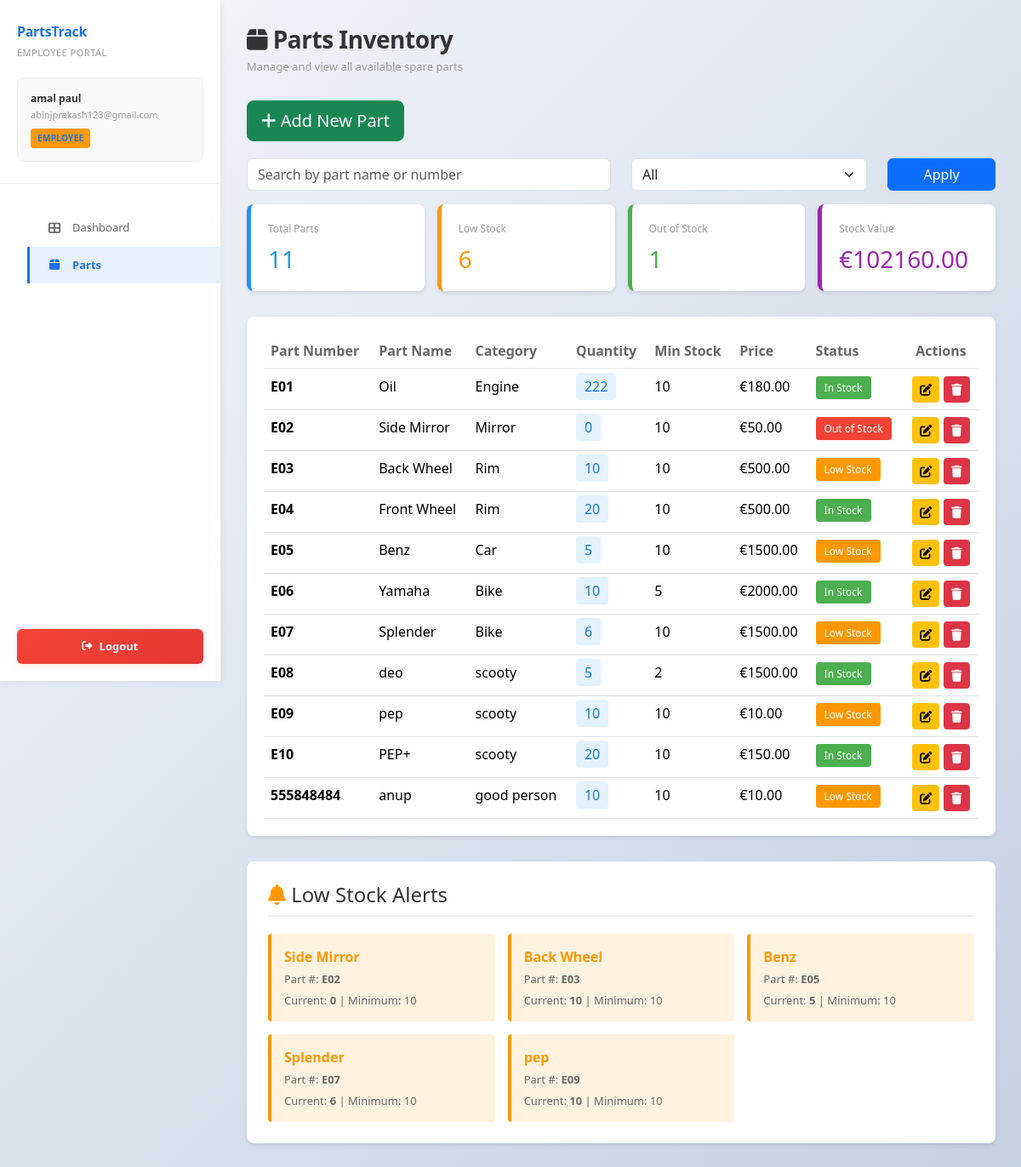
The app's page /employee-parts/ (signed in) with its own data.
### inventory/models.py (models this page shows, shortened)
class SparePart(models.Model):
    part_number = models.CharField(max_length=100, unique=True)
    part_name = models.CharField(max_length=200)
    category = models.CharField(max_length=100, blank=True)
    quantity = models.IntegerField(default=0)
    minimum_stock = models.IntegerField(default=10)
    price = models.DecimalField(max_digits=10, decimal_places=2, default=0.00)
    supplier = models.ForeignKey(
        Supplier,
        on_delete=models.SET_NULL,
        null=True,
        blank=True,
    )
    location = models.CharField(max_length=100, blank=True)
    description = models.TextField(blank=True)
    created_at = models.DateTimeField(auto_now_add=True)
    updated_at = models.DateTimeField(auto_now=True)

### inventory/views.py (the view)
@login_required(login_url="login")
@require_GET
def employee_parts_list(request):
    if request.user.is_staff or request.user.is_superuser:
        return redirect("spare_parts_list")
    parts = SparePart.objects.all()
    query = request.GET.get("q", "").strip()
    stock_filter = request.GET.get("stock_filter", "")
    if query:
        parts = parts.filter(
            models.Q(part_name__icontains=query)
            | models.Q(part_number__icontains=query),
        )
    if stock_filter == "low":
        parts = parts.filter(
            quantity__lte=models.F("minimum_stock"),
            quantity__gt=0,
        )
    elif stock_filter == "out":
        parts = parts.filter(quantity=0)
    low_stock_parts = parts.filter(quantity__lte=models.F("minimum_stock"))
    out_of_stock_parts = parts.filter(quantity=0)
    total_parts = parts.count()
    low_stock_count = low_stock_parts.count()
    out_of_stock_count = out_of_stock_parts.count()
    stock_value = sum(p.quantity * p.price for p in parts)
    context = {
        "parts": parts,
        "user_role": "employee",
        "total_parts": total_parts,
        "low_stock_count": low_stock_count,
        "out_of_stock_count": out_of_stock_count,
        "stock_value": f"{stock_value:.2f}",
        "low_stock_alerts": low_stock_parts[:5],
        "is_employee": True,
    }
    return render(request, "inventory/employee_parts_list.html", context)

### inventory/templates/inventory/employee_parts_list.html (shortened to what this page needs)
<!DOCTYPE html>
<html lang="en">
<head>
    {% load static %}
    <link rel="stylesheet" href="https://cdn.jsdelivr.net/npm/bootstrap@5.3.2/dist/css/bootstrap.min.css">
    <link rel="stylesheet" href="https://cdnjs.cloudflare.com/ajax/libs/font-awesome/6.4.0/css/all.min.css">
    <link rel="stylesheet" href="{% static 'css/dashboard.css' %}">
</head>
<body>
    <div class="main-container">
        <aside class="sidebar">
            <div class="sidebar-header">
                <div class="sidebar-brand">PartsTrack</div>
                <div class="sidebar-subtitle">Employee Portal</div>
                <div class="user-profile">
                    <div class="user-name">{{ user.first_name }} {{ user.last_name }}</div>
                    <div class="user-email">{{ user.email }}</div>
                    <span class="user-role-badge" style="background: #ff9800;">EMPLOYEE</span>
                </div>
            </div>
            <ul class="sidebar-menu">
                <li><a href="{% url 'employee_dashboard' %}"><i class="fas fa-th-large"></i> Dashboard</a></li>
                <li><a href="{% url 'employee_parts_list' %}" class="active"><i class="fas fa-box"></i> Parts</a></li>
            </ul>
            <button class="logout-btn" onclick="window.location.href='{% url 'logout' %}'">
                <i class="fas fa-sign-out-alt"></i> Logout
            </button>
        </aside>
        <main class="main-content">
            <div class="page-header">
                <h1 class="page-title"><i class="fas fa-box"></i> Parts Inventory</h1>
                <p class="page-subtitle">Manage and view all available spare parts</p>
            </div>
            <div style="margin-bottom: 20px;">
                <a href="{% url 'employee_add_part' %}" class="btn btn-success btn-lg">
                    <i class="fas fa-plus"></i> Add New Part
                </a>
            </div>
            <form method="get" class="row mb-3">
              <div class="col-md-6">
                <input type="text"
                       name="q"
                       value="{{ request.GET.q }}"
                       class="form-control"
                       placeholder="Search by part name or number">
              </div>
              <div class="col-md-4">
                <select name="stock_filter" class="form-select">
                  <option value="">All</option>
                </select>
              </div>
              <div class="col-md-2">
                <button type="submit" class="btn btn-primary w-100">Apply</button>
              </div>
            </form>
            <div class="stats-grid" style="display: grid; grid-template-columns: repeat(auto-fit, minmax(200px, 1fr)); gap: 15px; margin-bottom: 30px;">
                <div style="background: white; padding: 20px; border-radius: 8px; box-shadow: 0 2px 4px rgba(0,0,0,0.1); border-left: 5px solid #2196f3;">
                    <p style="color: #999; margin: 0; font-size: 12px;">Total Parts</p>
                    <h3 style="color: #2196f3; margin: 10px 0 0 0;">{{ total_parts }}</h3>
                </div>
                <div style="background: white; padding: 20px; border-radius: 8px; box-shadow: 0 2px 4px rgba(0,0,0,0.1); border-left: 5px solid #ff9800;">
                    <p style="color: #999; margin: 0; font-size: 12px;">Low Stock</p>
                    <h3 style="color: #ff9800; margin: 10px 0 0 0;">{{ low_stock_count }}</h3>
                </div>
                <div style="background: white; padding: 20px; border-radius: 8px; box-shadow: 0 2px 4px rgba(0,0,0,0.1); border-left: 5px solid #4caf50;">
                    <p style="color: #999; margin: 0; font-size: 12px;">Out of Stock</p>
                    <h3 style="color: #4caf50; margin: 10px 0 0 0;">{{ out_of_stock_count }}</h3>
                </div>
                <div style="background: white; padding: 20px; border-radius: 8px; box-shadow: 0 2px 4px rgba(0,0,0,0.1); border-left: 5px solid #9c27b0;">
                    <p style="color: #999; margin: 0; font-size: 12px;">Stock Value</p>
                    <h3 style="color: #9c27b0; margin: 10px 0 0 0;">€{{ stock_value }}</h3>
                </div>
            </div>
            <div class="table-responsive" style="background: white; border-radius: 8px; padding: 20px; box-shadow: 0 2px 4px rgba(0,0,0,0.1);">
                {% if parts %}
                <table class="table table-hover mb-0">
                    <thead>
                        <tr style="border-bottom: 2px solid #f0f0f0;">
                            <th style="color: #666; font-weight: 600;">Part Number</th>
                            <th style="color: #666; font-weight: 600;">Part Name</th>
                            <th style="color: #666; font-weight: 600;">Category</th>
                            <th style="color: #666; font-weight: 600;">Quantity</th>
                            <th style="color: #666; font-weight: 600;">Min Stock</th>
                            <th style="color: #666; font-weight: 600;">Price</th>
                            <th style="color: #666; font-weight: 600;">Status</th>
                            <th style="color: #666; font-weight: 600; text-align: center;">Actions</th>
                        </tr>
                    </thead>
                    <tbody>
                        {% for part in parts %}
                        <tr>
                            <td><strong>{{ part.part_number }}</strong></td>
                            <td>{{ part.part_name }}</td>
                            <td>{{ part.category }}</td>
                            <td>
                                <span style="padding: 5px 10px; border-radius: 4px; background: #e3f2fd; color: #1976d2;">
                                    {{ part.quantity }}
                                </span>
                            </td>
                            <td>{{ part.minimum_stock }}</td>
                            <td>€{{ part.price }}</td>
                            <td>
                                {% if part.quantity == 0 %}
                                    <span style="color: white; background: #f44336; padding: 5px 10px; border-radius: 4px; font-size: 12px;">Out of Stock</span>
                                {% elif part.quantity <= part.minimum_stock %}
                                    <span style="color: white; background: #ff9800; padding: 5px 10px; border-radius: 4px; font-size: 12px;">Low Stock</span>
                                {% else %}
                                    <span style="color: white; background: #4caf50; padding: 5px 10px; border-radius: 4px; font-size: 12px;">In Stock</span>
                                {% endif %}
                            </td>
                            <td style="text-align: center;">
                                <div style="display: flex; gap: 5px; justify-content: center;">
                                    <a href="{% url 'employee_edit_part' part.id %}" class="btn btn-sm btn-warning" title="Edit">
                                        <i class="fas fa-edit"></i>
                                    </a>
                                    <a href="{% url 'employee_delete_part' part.id %}" class="btn btn-sm btn-danger" title="Delete">
                                        <i class="fas fa-trash"></i>
                                    </a>
                                </div>
                            </td>
                        </tr>
                        {% endfor %}
                    </tbody>
                </table>
                {% endif %}
            </div>
            {% if low_stock_alerts %}
            <div style="background: white; padding: 25px; border-radius: 8px; box-shadow: 0 2px 4px rgba(0,0,0,0.1); margin-top: 30px;">
                <h4 style="color: #333; margin-bottom: 20px; border-bottom: 2px solid #f0f0f0; padding-bottom: 10px;">
                    <i class="fas fa-bell" style="color: #ff9800;"></i> Low Stock Alerts
                </h4>
                <div style="display: grid; grid-template-columns: repeat(auto-fit, minmax(250px, 1fr)); gap: 15px;">
                    {% for part in low_stock_alerts %}
                    <div style="background: #fff3e0; border-left: 4px solid #ff9800; padding: 15px; border-radius: 4px;">
                        <p style="color: #ff9800; font-weight: 600; margin: 0 0 5px 0;">{{ part.part_name }}</p>
                        <p style="color: #666; margin: 5px 0; font-size: 13px;">Part #: <strong>{{ part.part_number }}</strong></p>
                        <p style="color: #666; margin: 5px 0 0 0; font-size: 13px;">
                            Current: <strong>{{ part.quantity }}</strong> | Minimum: {{ part.minimum_stock }}
                        </p>
                    </div>
                    {% endfor %}
                </div>
            </div>
            {% endif %}
        </main>
    </div>
</body>
</html>

### inventory/static/css/dashboard.css (style rules this page uses)
* { margin: 0; padding: 0; box-sizing: border-box; }
html { scroll-behavior: smooth; }
body { font-family: 'Segoe UI', Tahoma, Geneva, Verdana, sans-serif; background: linear-gradient(135deg, #f5f7fa 0%, #c3cfe2 100%); background-attachment: fixed; min-height: 100vh; padding-bottom: 40px; color: #333; }
.main-container { display: flex; min-height: 100vh; }
.sidebar { width: 260px; background: #fff; border-right: 1px solid #e8e8e8; padding: 25px 0; position: fixed; height: 100vh; overflow-y: auto; box-shadow: 0 2px 8px rgba(0, 0, 0, 0.05); z-index: 1000; transition: all 0.3s ease; }
.sidebar-header { padding: 0 20px 25px; border-bottom: 1px solid #f0f0f0; }
.sidebar-brand { font-size: 16px; font-weight: 700; color: #1a73e8; margin-bottom: 5px; letter-spacing: -0.3px; }
.sidebar-subtitle { font-size: 11px; color: #999; text-transform: uppercase; letter-spacing: 0.5px; font-weight: 500; }
.user-profile { background: #f9f9f9; padding: 15px; border-radius: 8px; margin-top: 20px; font-size: 12px; border: 1px solid #f0f0f0; }
.user-profile .user-name { font-weight: 600; color: #333; margin-bottom: 2px; }
.user-profile .user-email { color: #999; font-size: 11px; margin-bottom: 8px; word-break: break-word; }
.user-role-badge { display: inline-block; background: #e8f0fe; color: #1a73e8; padding: 4px 8px; border-radius: 4px; font-size: 10px; font-weight: 600; text-transform: uppercase; letter-spacing: 0.3px; }
.sidebar-menu { list-style: none; margin-top: 30px; }
.sidebar-menu li { margin-bottom: 0; }
.sidebar-menu a { color: #666; text-decoration: none; display: flex; align-items: center; gap: 12px; padding: 12px 20px; font-size: 13px; transition: all 0.3s ease; border-left: 3px solid transparent; font-weight: 500; }
.sidebar-menu a.active { background: #e8f0fe; color: #1a73e8; border-left-color: #1a73e8; font-weight: 600; }
.sidebar-menu i { width: 18px; text-align: center; font-size: 14px; }
.logout-btn { position: absolute; bottom: 20px; left: 20px; right: 20px; background: linear-gradient(135deg, #f44336 0%, #e53935 100%); color: #fff; border: none; padding: 11px 16px; border-radius: 6px; font-weight: 600; cursor: pointer; transition: all 0.3s ease; display: flex; align-items: center; justify-content: center; gap: 8px; font-size: 13px; box-shadow: 0 2px 8px rgba(244, 67, 54, 0.15); }
.logout-btn i { font-size: 12px; }
.main-content { flex: 1; margin-left: 260px; padding: 30px; animation: slideIn 0.3s ease; }
.page-header { margin-bottom: 30px; }
.page-title { font-size: 28px; font-weight: 700; color: #333; margin-bottom: 5px; letter-spacing: -0.5px; }
.page-subtitle { font-size: 13px; color: #999; font-weight: 500; }
.stats-grid { display: grid; grid-template-columns: repeat(auto-fit, minmax(250px, 1fr)); gap: 20px; margin-bottom: 30px; }
html { touch-action: manipulation; }
body { min-width: 320px; zoom: 100%; -webkit-text-size-adjust: 100%; -moz-text-size-adjust: 100%; -ms-text-size-adjust: 100%; text-size-adjust: 100%; }
.sidebar { zoom: 1; transform: translateZ(0); }
.main-content { zoom: 1; transform: translateZ(0); }
.stats-grid { zoom: 1; }

### records on screen
SparePart: part_number "E01", part_name "Oil", category "Engine", quantity "222", minimum_stock "10", price "180.00", shows "In Stock"
SparePart: part_number "E02", part_name "Side Mirror", category "Mirror", quantity "0", minimum_stock "10", price "50.00", shows "Out of Stock"
SparePart: part_number "E03", part_name "Back Wheel", category "Rim", quantity "10", minimum_stock "10", price "500.00", shows "Low Stock"
SparePart: part_number "E04", part_name "Front Wheel", category "Rim", quantity "20", minimum_stock "10", price "500.00", shows "In Stock"
SparePart: part_number "E05", part_name "Benz", category "Car", quantity "5", minimum_stock "10", price "1500.00", shows "Low Stock"
SparePart: part_number "E06", part_name "Yamaha", category "Bike", quantity "10", minimum_stock "5", price "2000.00", shows "In Stock"
SparePart: part_number "E07", part_name "Splender", category "Bike", quantity "6", minimum_stock "10", price "1500.00", shows "Low Stock"
SparePart: part_number "E08", part_name "deo", category "scooty", quantity "5", minimum_stock "2", price "1500.00", shows "In Stock"
SparePart: part_number "E09", part_name "pep", category "scooty", quantity "10", minimum_stock "10", price "10.00", shows "Low Stock"
SparePart: part_number "E10", part_name "PEP+", category "scooty", quantity "20", minimum_stock "10", price "150.00", shows "In Stock"
SparePart: part_number "555848484", part_name "anup", category "good person", quantity "10", minimum_stock "10", price "10.00", shows "Low Stock"

### other values on screen
{{ user.first_name }} "amal"
{{ user.last_name }} "paul"
{{ user.email }} "abinjprakash123@gmail.com"
{{ total_parts }} "11"
{{ low_stock_count }} "6"
{{ out_of_stock_count }} "1"
{{ stock_value }} "102160.00"
